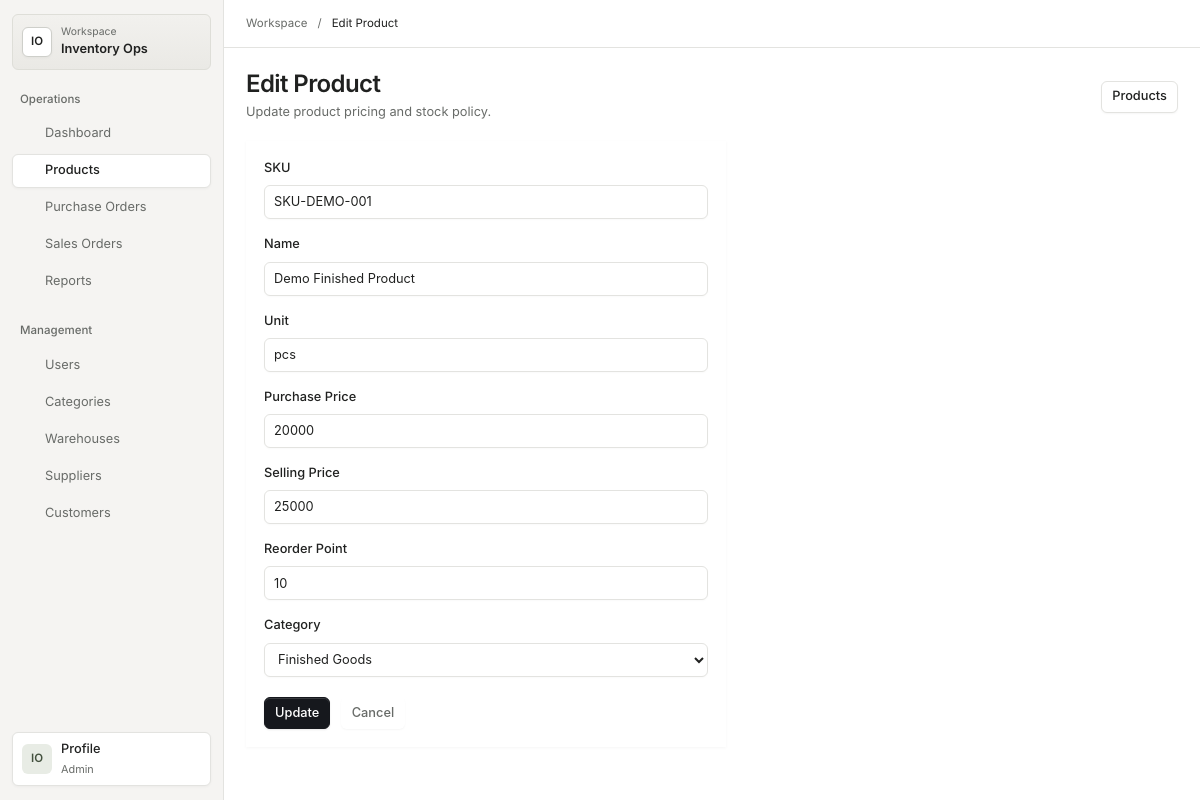
The page /products/edit?id=1 (signed in) on the database its author committed.
### tables this page shows
CREATE TABLE IF NOT EXISTS products (
    id INT UNSIGNED AUTO_INCREMENT PRIMARY KEY,
    category_id INT UNSIGNED NOT NULL,
    sku VARCHAR(80) NOT NULL,
    name VARCHAR(160) NOT NULL,
    unit VARCHAR(30) NOT NULL,
    purchase_price DECIMAL(14,2) NOT NULL DEFAULT 0.00,
    selling_price DECIMAL(14,2) NOT NULL DEFAULT 0.00,
    price DECIMAL(14,2) NOT NULL DEFAULT 0.00,
    reorder_point INT UNSIGNED NOT NULL DEFAULT 0,
    is_active TINYINT(1) NOT NULL DEFAULT 1,
    created_at TIMESTAMP NOT NULL DEFAULT CURRENT_TIMESTAMP,
    updated_at TIMESTAMP NOT NULL DEFAULT CURRENT_TIMESTAMP ON UPDATE CURRENT_TIMESTAMP,
    UNIQUE KEY uq_products_sku (sku),
    KEY idx_products_category_active (category_id, is_active),
    KEY idx_products_name (name),
    CONSTRAINT fk_products_category FOREIGN KEY (category_id) REFERENCES categories (id),
    CONSTRAINT chk_products_purchase_price_non_negative CHECK (purchase_price >= 0),
    CONSTRAINT chk_products_selling_price_non_negative CHECK (selling_price >= 0),
    CONSTRAINT chk_products_price_non_negative CHECK (price >= 0),
    CONSTRAINT chk_products_reorder_non_negative CHECK (reorder_point >= 0)
);

### views/products/edit.php (the view, shortened to what the rows shown need)
<!doctype html>
<html lang="en">
<head>
    <link rel="stylesheet" href="/assets/css/app.css">
</head>
<body>
    <?php $formState = new \App\Support\FormState($old ?? []); ?>
    <?php $workspaceTitle = 'Edit Product'; require dirname(__DIR__) . '/partials/workspace-start.php'; ?>
    <main class="page" id="main-content">
        <header class="page-header"><div><h1>Edit Product</h1></div></header>
        <?php if ($product !== null): ?>
            <form method="post" action="/products/update" class="form">
                <label class="field"><span class="field-label">SKU</span><input name="sku" required value="<?= htmlspecialchars($formState->value('sku', $product->sku()), ENT_QUOTES | ENT_SUBSTITUTE, 'UTF-8') ?>"></label>
                <label class="field"><span class="field-label">Name</span><input name="name" required value="<?= htmlspecialchars($formState->value('name', $product->name()), ENT_QUOTES | ENT_SUBSTITUTE, 'UTF-8') ?>"></label>
                <label class="field"><span class="field-label">Unit</span><input name="unit" required value="<?= htmlspecialchars($formState->value('unit', $product->unit()), ENT_QUOTES | ENT_SUBSTITUTE, 'UTF-8') ?>"></label>
                <label class="field"><span class="field-label">Purchase Price</span><input name="purchase_price" type="number" min="0" step="0.01" required value="<?= htmlspecialchars($formState->value('purchase_price', $product->purchasePrice()), ENT_QUOTES | ENT_SUBSTITUTE, 'UTF-8') ?>"></label>
                <label class="field"><span class="field-label">Selling Price</span><input name="selling_price" type="number" min="0" step="0.01" required value="<?= htmlspecialchars($formState->value('selling_price', $product->sellingPrice()), ENT_QUOTES | ENT_SUBSTITUTE, 'UTF-8') ?>"></label>
                <label class="field"><span class="field-label">Reorder Point</span><input name="reorder_point" type="number" min="0" required value="<?= htmlspecialchars($formState->value('reorder_point', $product->reorderPoint()), ENT_QUOTES | ENT_SUBSTITUTE, 'UTF-8') ?>"></label>
                <label class="field">
                    <span class="field-label">Category</span>
                    <select name="category_id" required>
                        <?php foreach ($categories as $category): ?>
                            <option value="<?= $category->id() ?>" <?= $formState->selected('category_id', $category->id(), $category->id() === $product->categoryId()) ?>>
                                <?= htmlspecialchars($category->name(), ENT_QUOTES, 'UTF-8') ?>
                            </option>
                        <?php endforeach; ?>
                    </select>
                </label>
                <div class="form-actions"><button type="submit">Update</button><button type="button" class="button button-quiet" data-cancel-href="/products">Cancel</button></div>
            </form>
        <?php endif; ?>
    </main>
    <?php require dirname(__DIR__) . '/partials/workspace-end.php'; ?>
</body>
</html>

### rows shown on the page
products: sku "SKU-DEMO-001", name "Demo Finished Product", unit "pcs", purchase_price "20000", selling_price "25000", reorder_point "10"

### other values the page prints
$workspaceGroup "Operations"
$workspaceLabel "Dashboard"
$workspaceLabel "Products"
$workspaceLabel "Purchase Orders"
$workspaceLabel "Sales Orders"
$workspaceLabel "Reports"
$workspaceGroup "Management"
$workspaceLabel "Users"
$workspaceLabel "Categories"
$workspaceLabel "Warehouses"
$workspaceLabel "Suppliers"
$workspaceLabel "Customers"
$workspaceTitle "Edit Product"
form field category_id "Finished Goods"
